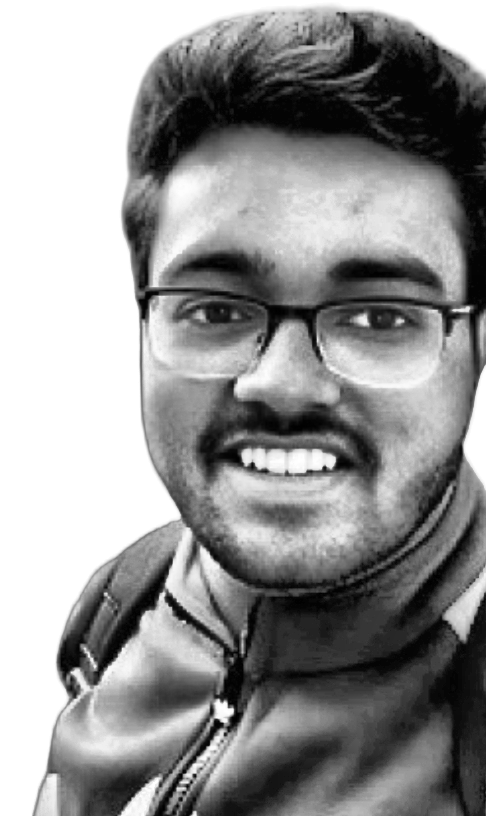
#> input picture source-prepped.png, 486 x 816 px, found by its file name
$ python make_ascii_svg.py
#> lines starting #> are read from the running program, lines starting #| are printed output that depends on the picture
from PIL import Image
import math

RAMP = " .`:-=+*cs#%@"

def image_to_ascii_svg(
    image_path="source-prepped.png",
    output_path="avi-ascii.svg",
    cols=100,
    font_size=7,
    line_height=1.2,
):
#> called with image_path = 'source-prepped.png', output_path = 'avi-ascii.svg', cols = 100, font_size = 7, line_height = 1.2
    img = Image.open(image_path).convert("L")
#> img is the input picture: PIL image 486x816 L; min 0, max 255, mean 148.6
    aspect = img.height / img.width
#> aspect = 1.68
    rows = int(cols * aspect * 0.45)
#> rows = 75
    img = img.resize((cols, rows))
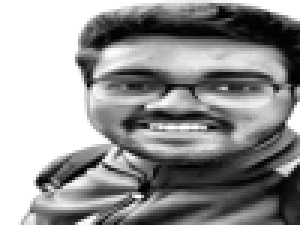
#> img: PIL image 100x75 L (shown 3 times larger); min 0, max 255, mean 148.5
    pixels = list(img.getdata())
#> pixels = 7500 values, max 255 at index 0, min 0 at index 573, mean 148.5

    lines = []
    for r in range(rows):
        row_chars = ""
        for c in range(cols):
            brightness = pixels[r * cols + c]
            idx = int(brightness / 255 * (len(RAMP) - 1))
            row_chars += RAMP[idx]
        lines.append(row_chars)
#> after the loop, lines = 75 items

    char_w = font_size * 0.6
    svg_w = int(cols * char_w) + 20
    svg_h = int(rows * font_size * line_height) + 20
#> svg_h = 650

    anims = []
    texts = []
    total_dur = rows * 0.045
#> total_dur = 3.38

    for i, line in enumerate(lines):
        delay = i * 0.045
        clip_id = f"cl{i}"
        y = 10 + int(i * font_size * line_height) + font_size

        anims.append(
            f'<clipPath id="{clip_id}">'
            f'<rect x="0" y="{y - font_size}" width="0" height="{int(font_size * line_height) + 2}">'
            f'<animate attributeName="width" from="0" to="{svg_w}" dur="0.3s" begin="{delay:.3f}s" fill="freeze"/>'
            f'</rect></clipPath>'
        )
        texts.append(
            f'<text x="10" y="{y}" clip-path="url(#{clip_id})" '
            f'font-family="Courier New,monospace" font-size="{font_size}" fill="#a0a0a0">'
            f'{line.replace("&","&amp;").replace("<","&lt;")}</text>'
        )
#> this loop made 75 passes
#> (delay, clip_id, y) on passes 1 to 12: (0, 'cl0', 17), (0.045, 'cl1', 25), (0.09, 'cl2', 33), (0.135, 'cl3', 42), (0.18, 'cl4', 50), (0.225, 'cl5', 59), (0.27, 'cl6', 67), (0.315, 'cl7', 75), (0.36, 'cl8', 84), (0.405, 'cl9', 92), (0.45, 'cl10', 101), (0.495, 'cl11', 109)
#> after the loop, anims = 75 items; texts = 75 items

    svg = f"""<svg xmlns="http://www.w3.org/2000/svg" width="{svg_w}" height="{svg_h}" style="background:#0d1117">
<defs>{''.join(anims)}</defs>
{''.join(texts)}
</svg>"""

    with open(output_path, "w", encoding="utf-8") as f:
        f.write(svg)
    print(f"Saved: {output_path}")

if __name__ == "__main__":
    image_to_ascii_svg()

$ run again, with source-photo.jpg saved as source-prepped.png
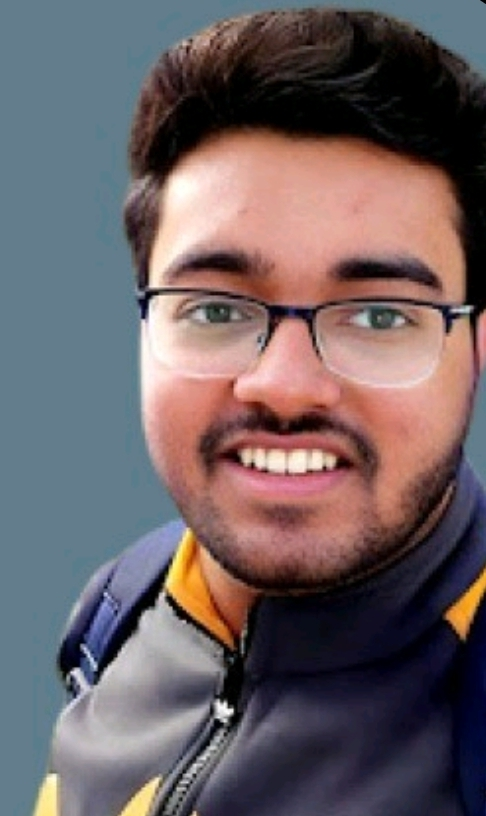
#> input picture source-photo.jpg, 486 x 816 px, found by its file name
#> in image_to_ascii_svg, `img = Image.open(image_path).convert("L")`:
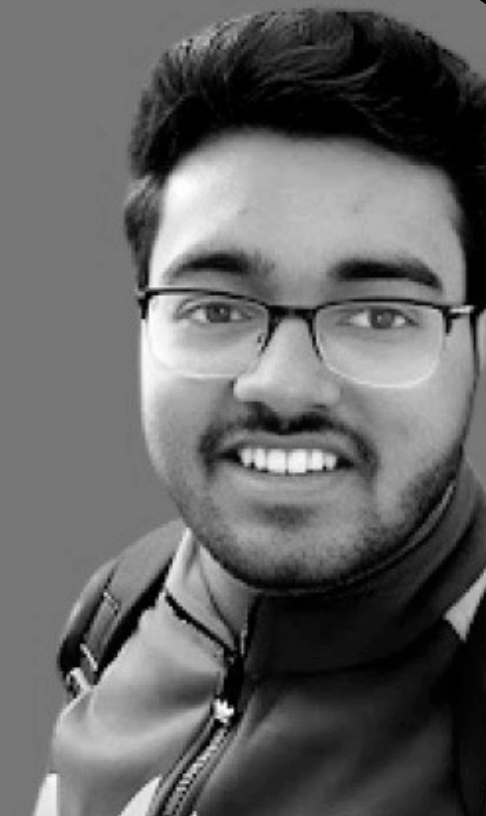
#> img: PIL image 486x816 L; min 0, max 254, mean 101
#> in image_to_ascii_svg, `img = img.resize((cols, rows))`:
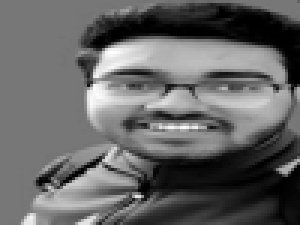
#> img: PIL image 100x75 L (shown 3 times larger); min 0, max 255, mean 101
#> pixels = 7500 values, max 255 at index 1737, min 0 at index 473, mean 101
#> after the loop in image_to_ascii_svg, `for r in range(rows):`: lines = 75 items
#> the loop in image_to_ascii_svg, `for i, line in enumerate(lines):` made 75 passes
#> (delay, clip_id, y) on passes 1 to 8: (0, 'cl0', 17), (0.045, 'cl1', 25), (0.09, 'cl2', 33), (0.135, 'cl3', 42), (0.18, 'cl4', 50), (0.225, 'cl5', 59), (0.27, 'cl6', 67), (0.315, 'cl7', 75)
